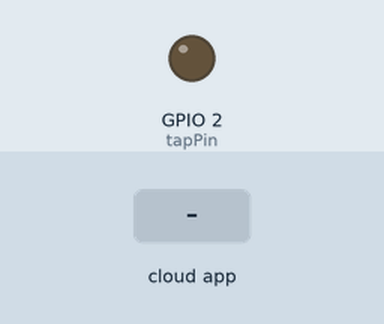
Simulated run of this sketch. Board: ESP32. Shown: output pins drawn as LEDs (lit = HIGH). Inputs (shaded band) come from the test bench. WiFi joins after 1.5 s; servers stay silent unless stated; no MQTT or app messages arrive unless stated; what the sketch prints to the serial monitor is not drawn.

Above: at 2.7 s.
2.8 s: the phone or cloud app sets tap to 1
At 3.7 s:
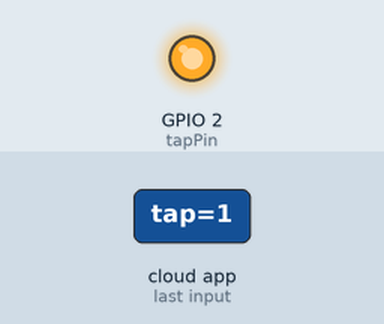
4.3 s: the phone or cloud app sets tap to 0
At 5.6 s:
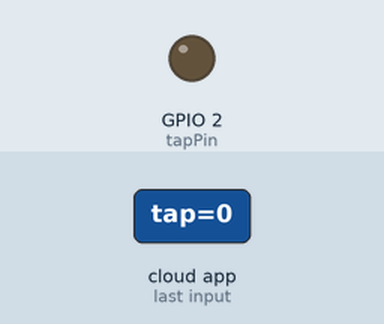
Timing chart, 0 to 7.3 s (numbered marks = the images above; inputs shaded):
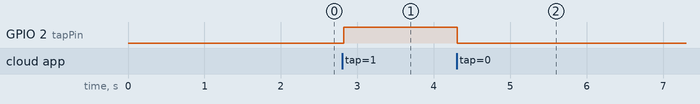

Measured:
- after the input at 2.8 s, GPIO 2 (tapPin): LOW → HIGH at once
- after the input at 4.3 s, GPIO 2 (tapPin): HIGH → LOW at once

The sketch:

tap.ino
```cpp
#include <WiFi.h>
#include "Adafruit_MQTT.h"
#include "Adafruit_MQTT_Client.h"

#define tapPin 2

#define WLAN_SSID       "Xae15Bhy8" //our SSID
#define WLAN_PASS       "a1b2c3z26"        // Your password

/************************* Adafruit.io Setup *********************************/

#define AIO_SERVER      "io.adafruit.com" //Adafruit Server
#define AIO_SERVERPORT  1883

#define AIO_USERNAME  "Onkar2654"
#define AIO_KEY       "aio_nFze34emH9yFzx2UuBva3Tjxyt0T"

//WIFI CLIENT
WiFiClient client;

Adafruit_MQTT_Client mqtt(&client, AIO_SERVER, AIO_SERVERPORT, AIO_USERNAME, AIO_KEY);

Adafruit_MQTT_Subscribe Light1 = Adafruit_MQTT_Subscribe(&mqtt, AIO_USERNAME "/feeds/tap"); // Feed name should be the same everywhere
Adafruit_MQTT_Publish timeOn = Adafruit_MQTT_Publish(&mqtt, AIO_USERNAME "/feeds/timeon");
Adafruit_MQTT_Publish waterUsed = Adafruit_MQTT_Publish(&mqtt, AIO_USERNAME "/feeds/waterused");

unsigned long tapStartTime = 0;
bool tapOn = false;

void MQTT_connect();

void setup() {
  Serial.begin(115200);

  pinMode(tapPin, OUTPUT);

  // Connect to WiFi access point.
  Serial.println(); Serial.println();
  Serial.print("Connecting to ");
  Serial.println(WLAN_SSID);

  WiFi.begin(WLAN_SSID, WLAN_PASS);
  while (WiFi.status() != WL_CONNECTED) {
    delay(500);
    Serial.print(".");
  }
  Serial.println();

  Serial.println("WiFi connected");
  Serial.println("IP address: ");
  Serial.println(WiFi.localIP());

  mqtt.subscribe(&Light1);
}

void loop() {
  MQTT_connect();

  Adafruit_MQTT_Subscribe *subscription;
  while ((subscription = mqtt.readSubscription(20000))) {
    if (subscription == &Light1) {
      Serial.print(F("Got: "));
      Serial.println((char *)Light1.lastread);
      int Light1_State = atoi((char *)Light1.lastread);
      digitalWrite(tapPin, Light1_State);

      if (Light1_State == HIGH && !tapOn) {
        tapStartTime = millis();
        tapOn = true;
      } else if (Light1_State == LOW && tapOn) {
        unsigned long tapEndTime = millis();
        unsigned long tapDuration = (tapEndTime - tapStartTime)/1000;
        char durationStr[10];
        sprintf(durationStr, "%lu", tapDuration);
        timeOn.publish(durationStr);
        int duration = atoi(durationStr); // Convert durationStr to integer
        float w = duration * 0.15; // Multiply duration by 0.15 to calculate water usage
        waterUsed.publish(w);

tapOn = false;
      }
    }
  }
}

void MQTT_connect() {
  int8_t ret;

  if (mqtt.connected()) {
    return;
  }

  Serial.print("Connecting to MQTT... ");

  uint8_t retries = 3;

  while ((ret = mqtt.connect()) != 0) {
    Serial.println(mqtt.connectErrorString(ret));
    Serial.println("Retrying MQTT connection in 5 seconds...");
    mqtt.disconnect();
    delay(5000);
    retries--;
    if (retries == 0) {
      while (1);
    }
  }
  Serial.println("MQTT Connected!");
}
```
